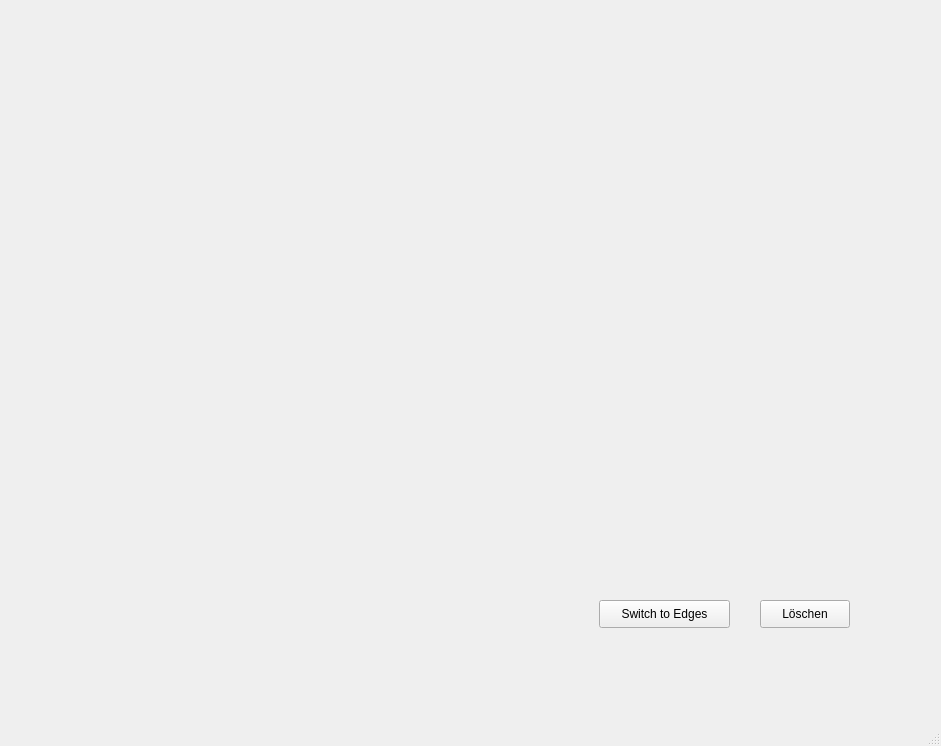
<?xml version="1.0" encoding="UTF-8"?>
<ui version="4.0">
 <class>MainWindow</class>
 <widget class="QMainWindow" name="MainWindow">
  <property name="geometry">
   <rect>
    <x>0</x>
    <y>0</y>
    <width>941</width>
    <height>746</height>
   </rect>
  </property>
  <property name="windowTitle">
   <string>MainWindow</string>
  </property>
  <widget class="QWidget" name="centralwidget">
   <widget class="QWidget" name="widget" native="true">
    <property name="geometry">
     <rect>
      <x>10</x>
      <y>0</y>
      <width>851</width>
      <height>591</height>
     </rect>
    </property>
   </widget>
   <widget class="QPushButton" name="eraseButton">
    <property name="geometry">
     <rect>
      <x>760</x>
      <y>600</y>
      <width>90</width>
      <height>28</height>
     </rect>
    </property>
    <property name="text">
     <string>Löschen</string>
    </property>
   </widget>
   <widget class="QPushButton" name="switchButton">
    <property name="geometry">
     <rect>
      <x>599</x>
      <y>600</y>
      <width>131</width>
      <height>28</height>
     </rect>
    </property>
    <property name="text">
     <string>Switch to Edges</string>
    </property>
   </widget>
  </widget>
  <widget class="QMenuBar" name="menubar">
   <property name="geometry">
    <rect>
     <x>0</x>
     <y>0</y>
     <width>941</width>
     <height>28</height>
    </rect>
   </property>
  </widget>
  <widget class="QStatusBar" name="statusbar"/>
 </widget>
 <resources/>
 <connections/>
</ui>
